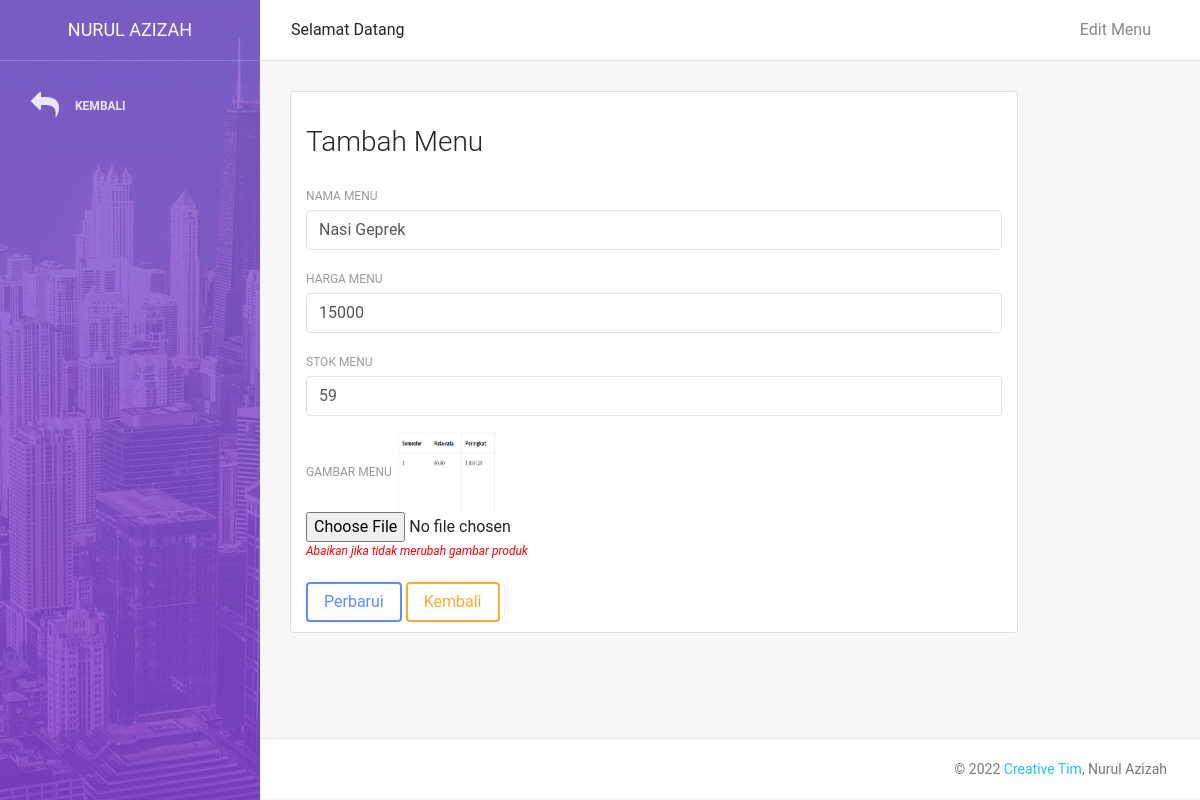
The page /edit_menu.php?id=1 (signed in) on the database its author committed.
### tables this page shows
CREATE TABLE `menu` (
  `id_menu` int(11) NOT NULL,
  `nama_menu` varchar(100) NOT NULL,
  `harga_menu` bigint(20) NOT NULL,
  `stok_menu` int(11) NOT NULL,
  `gambar_menu` varchar(150) NOT NULL
);

### edit_menu.php (the view, shortened to what this page needs)
<?php
include 'config.php';
if (isset($_GET['id'])) {
    $id = $_GET['id'];
    $data = mysqli_query($dbconnect, "SELECT * FROM menu WHERE id_menu = '$id'");
    $data = mysqli_fetch_assoc($data);
}
?>
<!DOCTYPE html>
<html lang="en">
<head>
    <link rel="stylesheet" href="https://maxcdn.bootstrapcdn.com/font-awesome/latest/css/font-awesome.min.css" />
    <link href="assets/css/bootstrap.min.css" rel="stylesheet" />
    <link href="assets/css/light-bootstrap-dashboard.css?v=2.0.0 " rel="stylesheet" />
    <link href="assets/css/demo.css" rel="stylesheet" />
</head>
<body>
    <div class="wrapper">
        <div class="sidebar" data-image="assets/img/bg-01.jpg">
            <div class="sidebar-wrapper">
                <div class="logo">
                    <a class="simple-text">
                        Nurul Azizah
                    </a>
                </div>
                <ul class="nav">
                    <li>
                        <a class="nav-link" onclick="history.back(-1)">
                            <i class="fa fa-reply"></i>
                            <p>Kembali</p>
                        </a>
                    </li>
                </ul>
            </div>
        </div>
        <div class="main-panel">
            <nav class="navbar navbar-expand-lg " color-on-scroll="500">
                <div class="container-fluid">
                    <div class="collapse navbar-collapse justify-content-end" id="navigation">
                        <ul class="nav navbar-nav mr-auto">
                          Selamat Datang
                        </ul>
                        <ul class="navbar-nav ml-auto">
                            <li class="nav-item">
                                <a class="nav-link">
                                    <span class="no-icon">Edit Menu</span>
                                </a>
                            </li>
                        </ul>
                    </div>
                </div>
            </nav>
            <div class="content">
                <div class="container-fluid">
                    <div class="row">
                        <div class="col-md-10">
                            <div class="card">
                                <div class="card-header">
                                    <h3>Tambah Menu</h3>
                                </div>
                                <div class="card-body">
    <form method="POST" enctype="multipart/form-data">
    <div class="form-group">
      <label>Nama Menu</label>
      <input type="text" name="nama_menu" class="form-control" placeholder="Nama Menu" value="<?=$data['nama_menu'] ?>">
    </div>
    <div class="form-group">
      <label>Harga Menu</label>
      <input type="number" name="harga_menu" class="form-control" placeholder="Harga Menu" value="<?=$data['harga_menu'] ?>">
    </div>
    <div class="form-group">
      <label>Stok Menu</label>
      <input type="number" name="stok_menu" class="form-control" placeholder="Stok Menu" value="<?=$data['stok_menu'] ?>">
    </div>
    <div class="form-group">
      <label>Gambar Menu</label>
      <img src="assets/img/<?=$data['gambar_menu']?>" width="100" height="80"><br>
    <input type="file" name="gambar_menu" id="gambar_menu"><br>
    <i style="float: left;font-size: 12px;color: red">Abaikan jika tidak merubah gambar produk</i><br>
    </div>
    <input type="submit" name="update" value="Perbarui" class="btn btn-primary">
    <a href="menu.php" class="btn btn-warning">Kembali</a>
  </form>
                                </div>
                            </div>
                        </div>
                    </div>
                </div>
            </div>
            <footer class="footer">
                <div class="container-fluid">
                    <nav>
                        <p class="copyright text-center">
                            ©
                            <a href="http://www.creative-tim.com">Creative Tim</a>, Nurul Azizah
                        </p>
                    </nav>
                </div>
            </footer>
        </div>
    </div>
</body>
</html>

### rows shown on the page
menu: nama_menu "Nasi Geprek", harga_menu "15000", stok_menu "59", gambar_menu (picture)
